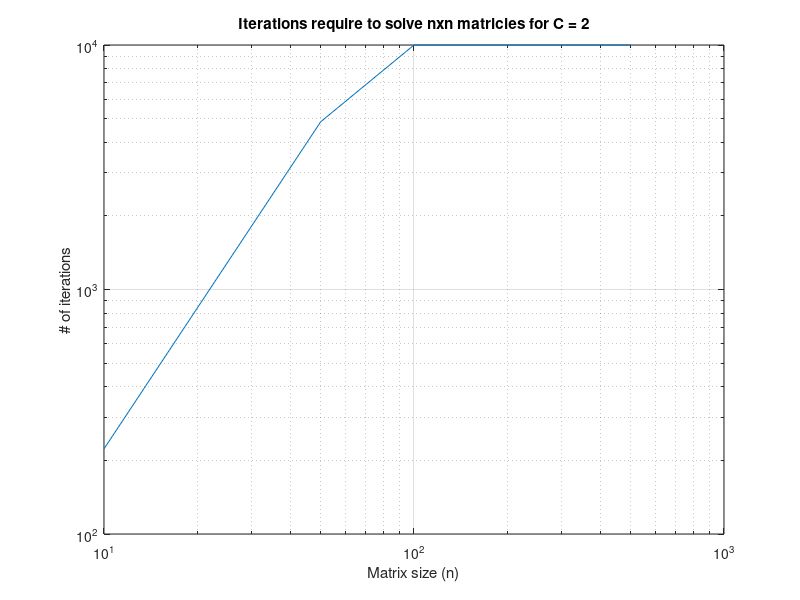
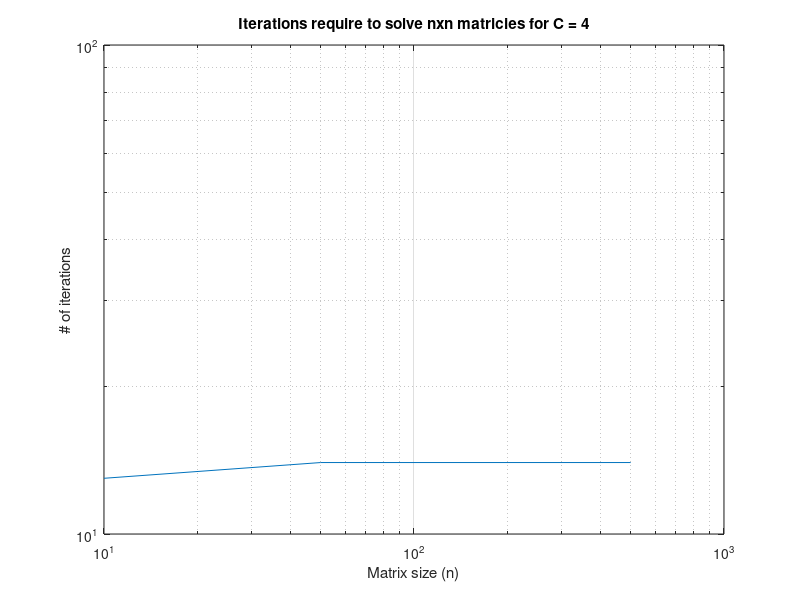

MATLAB code for these plots, in order:
close all;
clear all;

% Processing:
% x_n+1 = D_inv.*(L+U).*x + D'.*b_n
% Refactoring above: ^^^
% x_new = D_inv * (b_n - (L + U) * x);

tol = 1e-4;
c = [2, 4];  %[Part A, Part B]
n = [10, 50, 100, 500]; %early test
%n = [50, 100, 500, 1000, 5000]; %stress testing
max_iter = 10000;  % Safety limit for iterations

%empty ls for iterations, for plotting
iter_c2 = zeros(size(n));
iter_c4 = zeros(size(n));

for i = 1:length(c)
    disp('-----------------------------------')
    disp(['Jacobi for c=', num2str(c(i))])
    disp('-----------------------------------')
    for j = 1:length(n)
        % Construct the tridiagonal matrix and right-hand side
        h = 1 / (n(j) + 1);
        main_diag = (c(i)/h^2) * ones(n(j),1);
        off_diag = (-1/h^2) * ones(n(j),1);
        A_n = spdiags([off_diag main_diag off_diag], [-1 0 1], n(j), n(j));
        b_n = ones(n(j), 1);

        %Declaratives:
        D = diag(A_n);
        D_inv = diag(1./D);
        L = tril(A_n, -1); %lower tri 
        U = triu(A_n, 1); %upper tri
        x = zeros(n(j), 1);

        x_exact = A_n \ b_n;
        iter = 0;  %reset iteration

        %diag dominant check
        D_dd = abs(D);
        non_diag_sum = sum(abs(A_n), 2) - D_dd;
        while true
            if all(D_dd >= non_diag_sum)
                disp('diagonally dominant');
                break;
            else
                disp('NOT diagonally dominant');
                break;
            end
        end

        %Spectral Radius check
        spectral_radius = max(abs(eig(D_inv * (L + U))));
        disp(['Spectral Radius: ', num2str(spectral_radius)]);

        %Jacobi Iteration
        while iter < max_iter
            x_new = D_inv * (b_n - (L + U) * x); % Jacobi update
            rel_error = norm(x_new - x_exact, 2) / norm(x_exact, 2);  % Relative error
            iter = iter + 1;

            %iteration appending
            if c(i) == 2
                iter_c2(j) = iter;
            elseif c(i) == 4
                iter_c4(j) = iter;
            end

            if rel_error < tol
                disp(['c = ', num2str(c(i)), ', n = ', num2str(n(j)), ', Iterations: ', num2str(iter)]);
                disp(['Error: ', num2str(rel_error)])
                disp(" ")
                break
            end
            x = x_new; %Update x
        end
        if iter == max_iter
            warning(['Jacobi method did not converge for c = ', num2str(c(i)), ', n = ', num2str(n(j))]);
            %Safety, meaning max iterations has been hit before convergence
        end
    end
end
disp(iter_c2)
disp(iter_c4)

%plotting n vs iter for c=2
fig1 = figure; 
loglog(n, iter_c2);
xlabel('Matrix size (n)');
ylabel('# of iterations');
title('Iterations require to solve nxn matricies for C = 2');
grid on;

y1 = polyfit(n, iter_c2, 1);
r1 = y1(1); %Big O rep of jacobi complextity growth for c = 2

%plotting n vs iter for c=4
fig2 = figure;
loglog(n, iter_c4);
xlabel('Matrix size (n)');
ylabel('# of iterations');
title('Iterations require to solve nxn matricies for C = 4');
grid on;

y2 = polyfit(n, iter_c4, 1);
r2 = y2(1); %Big O rep of jacobi complextity growth for c = 4
